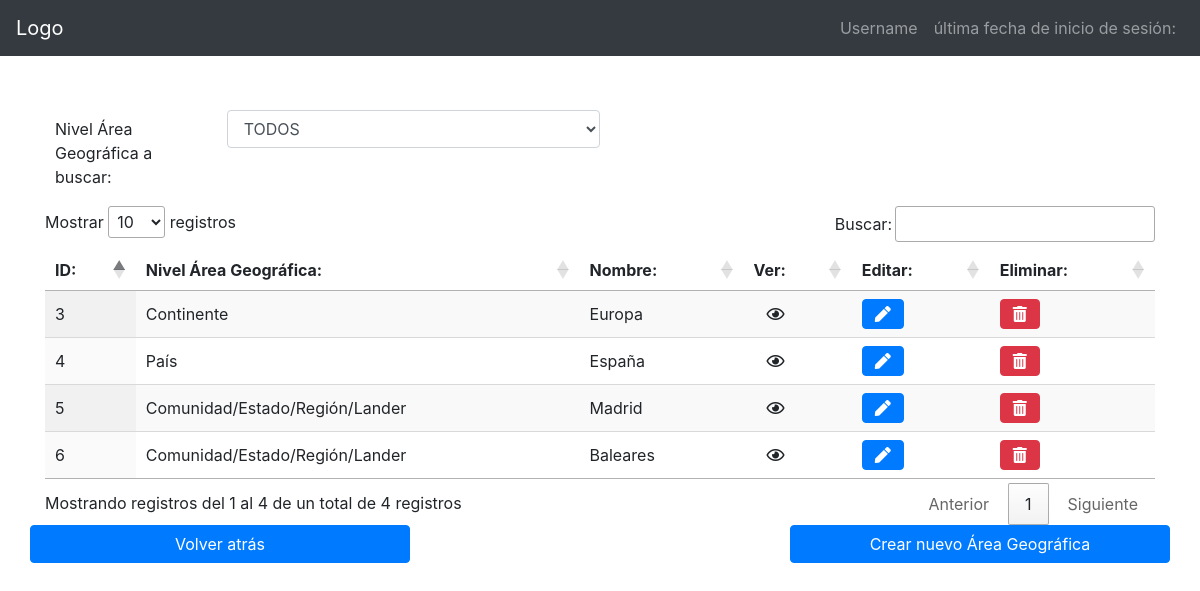
The app's page /index/area_geografica with its own data.
### ModelsMaster/models.py (models this page shows, shortened)
class AreaGeografica(models.Model):
    Id=models.AutoField(primary_key=True, db_column="AG_Id_Area_Geo")
    IdNag=models.ForeignKey(to=NivelAreaGeografica, db_column="AG_Id_Nivel", null=False, blank=False, on_delete=models.DO_NOTHING)
    IdParent=models.ForeignKey(to='self', on_delete=models.DO_NOTHING, db_column="AG_Id_Area_Padre", null=True, blank=True)
    Nombre=models.CharField(max_length=256, db_column="AG_Nombre", null=False,blank=False)
    Descripcion=models.CharField(max_length=256, db_column="AG_Descripcion", null=True, blank=True)
    Eliminado=models.BooleanField(default=False, db_column="AG_Eliminado")
    class Meta:
        db_table = "T_Area_Geografica"

class NivelAreaGeografica(models.Model):
    Id=models.AutoField(primary_key=True, db_column="NG_Id_Nivel_Area_Geo")
    Nivel=models.IntegerField(validators=[MaxValueValidator(10),MinValueValidator(1)],null=False,blank=False, db_column="NG_Nivel")
    Nombre=models.CharField(max_length=256,null=False,blank=False, db_column="NG_Nombre")
    Descripcion=models.CharField(max_length=256,null=True,blank=True, db_column="NG_Descripcion")
    Eliminado=models.BooleanField(default=False, db_column="NG_Eliminado")
    class Meta:
        db_table = "T_Nivel_Area_Geografica"

### ModelsMaster/views.py (the view)
# urls.py: path('', views.index),
    def index(request):
        all = AreaGeografica.objects.filter(Eliminado=False)
        nags = NivelAreaGeografica.objects.filter(Eliminado=False)
        args = {
            "querys":all,
            "titulo":"area_geografica",
            "titulo_view":"Área Geográfica",
            "filtro":nags
        }
        return render(request, 'base_index.html', args)

### ModelsMaster/templates/base_index.html (shortened to what this page needs)
{% load static %}
<html>
    <head>
        <link rel="stylesheet" href="https://maxcdn.bootstrapcdn.com/bootstrap/4.5.0/css/bootstrap.min.css">
        <link rel="stylesheet" href="https://cdn.datatables.net/1.10.21/css/jquery.dataTables.min.css">
        <link rel="stylesheet" href="https://use.fontawesome.com/releases/v5.7.0/css/all.css">
    </head>
    <body>
        {%include 'navbar.html'%}
        <div class="container">
            <br>
            {% if titulo == "area_geografica" %}
                <div class="row" style="padding:10px;">
                    <label for="ag" class="col-form-label col-sm-2">Nivel Área Geográfica a buscar:</label>
                    <select name="filtro" id="ag" class="form-control col-sm-4">
                        <option value="">TODOS</option>
                    </select>
                    <div class="col-sm-6"></div>
                </div>
            {% endif %}
            <table id="myTable" class="display">
                <thead>
                    <tr>
                        <th> ID: </th>
                        {% if titulo == "area_geografica" %}
                        <th> Nivel Área Geográfica:</th>
                        {% endif %}
                        <th> Nombre:</th>
                        <th> Ver:</th>
                        <th> Editar:</th>
                        <th> Eliminar:</th>
                    </tr>
                </thead>
                <tbody>
                    {% if querys %}
                        {% for query in querys %}
                        <tr>
                            <td>{{query.Id}}</td>
                            {% if titulo == "area_geografica" %}
                            <td>{{query.IdNag.Nombre}}</td>
                            {% endif %}
                            <td>{{query.Nombre}}</td>
                            <td><a class="btn btn-xs far fa-eye" href="/show/{{titulo}}/{{query.Id}}"></a></td>
                            <td><a class="btn btn-primary btn-xs fas fa-pen" href="/update/{{titulo}}/{{query.Id}}"></a></td>
                            <td><button id="trigger" type="button" class="btn btn-danger btn-xs fas fa-trash-alt" data-toggle="modal" data-target="#eliminar"></button></td>
                        </tr>
                        {% endfor %}
                    {% else %}
                        <h2>No se han encontrado ningún {{titulo_view}} creado</h2>
                    {% endif %}
                </tbody>
            </table>
            <div class="row justify-content-between">
                <a class="btn btn-primary col-sm-4" href="/">Volver atrás</a>
                <a class="btn btn-primary col-sm-4" href="/create/{{titulo}}">Crear nuevo {{titulo_view}}</a>
            </div>
        </div>
    </body>
</html>

### records on screen
AreaGeografica: Id "3", IdNag.Nombre "Continente", Nombre "Europa"
AreaGeografica: Id "4", IdNag.Nombre "País", Nombre "España"
AreaGeografica: Id "5", IdNag.Nombre "Comunidad/Estado/Región/Lander", Nombre "Madrid"
AreaGeografica: Id "6", IdNag.Nombre "Comunidad/Estado/Región/Lander", Nombre "Baleares"

### other values on screen
{{ titulo_view }} "Área Geográfica"
